Frame 1 (no input): blank canvas, image omitted
Frame 60 (the mouse pressed at the canvas centre just before this capture): blank canvas, image omitted
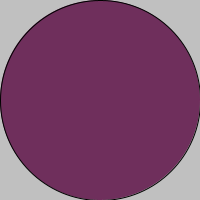
Frame 120 (the mouse held since frame 60 and released just before this capture)

The Processing sketch whose frames 1 and 60 were blank and that drew this single picture after the mouse press (run headless with seeded random() and noise(); from frame 60 on, the mouse is pressed at the canvas centre):

// Processing sketch: processing_114118
// ── processing_114118.pde

int diameter=100;

void setup(){
  size(200,200);

}
  
void draw(){
  background(192);
  diameter = mouseX*2;
  if(diameter>=50){
  fill(111,47,92);
  }else fill(250,255,0);
  ellipse(100,100,diameter,diameter);
  
}
